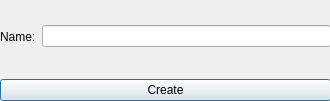
<?xml version="1.0" encoding="UTF-8"?>
<ui version="4.0">
 <class>Dialog</class>
 <widget class="QDialog" name="Dialog">
  <property name="geometry">
   <rect>
    <x>0</x>
    <y>0</y>
    <width>330</width>
    <height>101</height>
   </rect>
  </property>
  <property name="windowTitle">
   <string>Dialog</string>
  </property>
  <widget class="QWidget" name="gridLayoutWidget">
   <property name="geometry">
    <rect>
     <x>0</x>
     <y>0</y>
     <width>331</width>
     <height>101</height>
    </rect>
   </property>
   <layout class="QGridLayout" name="gridLayout">
    <item row="2" column="0" colspan="2">
     <widget class="QPushButton" name="createChat">
      <property name="text">
       <string>Create</string>
      </property>
     </widget>
    </item>
    <item row="0" column="0" rowspan="2">
     <widget class="QLabel" name="Name">
      <property name="text">
       <string>Name:</string>
      </property>
     </widget>
    </item>
    <item row="0" column="1" rowspan="2">
     <widget class="QLineEdit" name="chatName"/>
    </item>
   </layout>
  </widget>
 </widget>
 <resources/>
 <connections/>
</ui>
